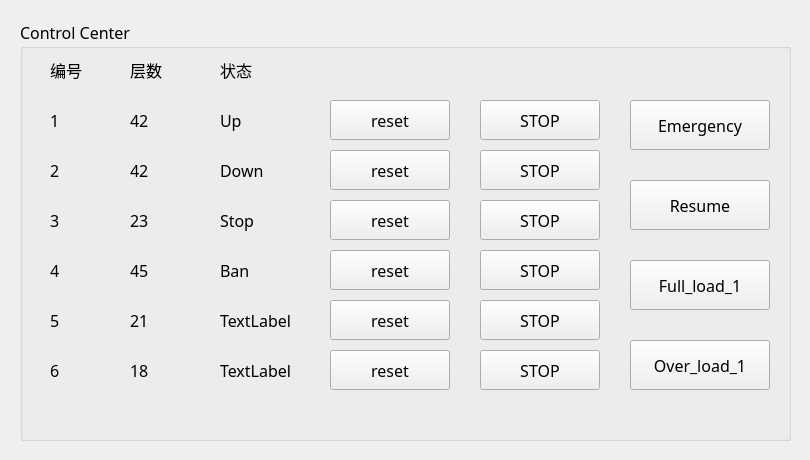
<?xml version="1.0" encoding="UTF-8"?>
<ui version="4.0">
 <class>controller</class>
 <widget class="QWidget" name="controller">
  <property name="geometry">
   <rect>
    <x>0</x>
    <y>0</y>
    <width>810</width>
    <height>460</height>
   </rect>
  </property>
  <property name="minimumSize">
   <size>
    <width>450</width>
    <height>400</height>
   </size>
  </property>
  <property name="font">
   <font>
    <family>思源黑体</family>
    <pointsize>12</pointsize>
   </font>
  </property>
  <property name="windowTitle">
   <string>Building</string>
  </property>
  <widget class="QGroupBox" name="groupBox_btns">
   <property name="geometry">
    <rect>
     <x>20</x>
     <y>20</y>
     <width>771</width>
     <height>421</height>
    </rect>
   </property>
   <property name="title">
    <string>Control Center</string>
   </property>
   <widget class="QPushButton" name="ele_stop_2">
    <property name="geometry">
     <rect>
      <x>460</x>
      <y>130</y>
      <width>120</width>
      <height>40</height>
     </rect>
    </property>
    <property name="text">
     <string>STOP</string>
    </property>
   </widget>
   <widget class="QPushButton" name="ele_stop_4">
    <property name="geometry">
     <rect>
      <x>460</x>
      <y>230</y>
      <width>120</width>
      <height>40</height>
     </rect>
    </property>
    <property name="text">
     <string>STOP</string>
    </property>
   </widget>
   <widget class="QPushButton" name="ele_stop_5">
    <property name="geometry">
     <rect>
      <x>460</x>
      <y>280</y>
      <width>120</width>
      <height>40</height>
     </rect>
    </property>
    <property name="text">
     <string>STOP</string>
    </property>
   </widget>
   <widget class="QPushButton" name="ele_stop_1">
    <property name="geometry">
     <rect>
      <x>460</x>
      <y>80</y>
      <width>120</width>
      <height>40</height>
     </rect>
    </property>
    <property name="text">
     <string>STOP</string>
    </property>
   </widget>
   <widget class="QPushButton" name="ele_stop_3">
    <property name="geometry">
     <rect>
      <x>460</x>
      <y>180</y>
      <width>120</width>
      <height>40</height>
     </rect>
    </property>
    <property name="text">
     <string>STOP</string>
    </property>
   </widget>
   <widget class="QLabel" name="label">
    <property name="geometry">
     <rect>
      <x>30</x>
      <y>30</y>
      <width>120</width>
      <height>40</height>
     </rect>
    </property>
    <property name="text">
     <string>编号</string>
    </property>
   </widget>
   <widget class="QLabel" name="label_2">
    <property name="geometry">
     <rect>
      <x>30</x>
      <y>80</y>
      <width>120</width>
      <height>40</height>
     </rect>
    </property>
    <property name="text">
     <string>1</string>
    </property>
   </widget>
   <widget class="QLabel" name="label_3">
    <property name="geometry">
     <rect>
      <x>30</x>
      <y>130</y>
      <width>120</width>
      <height>40</height>
     </rect>
    </property>
    <property name="text">
     <string>2</string>
    </property>
   </widget>
   <widget class="QLabel" name="label_4">
    <property name="geometry">
     <rect>
      <x>30</x>
      <y>180</y>
      <width>120</width>
      <height>40</height>
     </rect>
    </property>
    <property name="text">
     <string>3</string>
    </property>
   </widget>
   <widget class="QLabel" name="label_5">
    <property name="geometry">
     <rect>
      <x>30</x>
      <y>230</y>
      <width>120</width>
      <height>40</height>
     </rect>
    </property>
    <property name="text">
     <string>4</string>
    </property>
   </widget>
   <widget class="QLabel" name="label_6">
    <property name="geometry">
     <rect>
      <x>30</x>
      <y>280</y>
      <width>120</width>
      <height>40</height>
     </rect>
    </property>
    <property name="text">
     <string>5</string>
    </property>
   </widget>
   <widget class="QLabel" name="label_9">
    <property name="geometry">
     <rect>
      <x>30</x>
      <y>330</y>
      <width>120</width>
      <height>40</height>
     </rect>
    </property>
    <property name="text">
     <string>6</string>
    </property>
   </widget>
   <widget class="QLabel" name="label_15">
    <property name="geometry">
     <rect>
      <x>110</x>
      <y>330</y>
      <width>120</width>
      <height>40</height>
     </rect>
    </property>
    <property name="text">
     <string>18</string>
    </property>
   </widget>
   <widget class="QLabel" name="label_16">
    <property name="geometry">
     <rect>
      <x>110</x>
      <y>30</y>
      <width>120</width>
      <height>40</height>
     </rect>
    </property>
    <property name="text">
     <string>层数</string>
    </property>
   </widget>
   <widget class="QLabel" name="label_17">
    <property name="geometry">
     <rect>
      <x>110</x>
      <y>230</y>
      <width>120</width>
      <height>40</height>
     </rect>
    </property>
    <property name="text">
     <string>45</string>
    </property>
   </widget>
   <widget class="QLabel" name="label_18">
    <property name="geometry">
     <rect>
      <x>110</x>
      <y>180</y>
      <width>120</width>
      <height>40</height>
     </rect>
    </property>
    <property name="text">
     <string>23</string>
    </property>
   </widget>
   <widget class="QLabel" name="label_19">
    <property name="geometry">
     <rect>
      <x>110</x>
      <y>80</y>
      <width>120</width>
      <height>40</height>
     </rect>
    </property>
    <property name="text">
     <string>42</string>
    </property>
   </widget>
   <widget class="QLabel" name="label_20">
    <property name="geometry">
     <rect>
      <x>110</x>
      <y>130</y>
      <width>120</width>
      <height>40</height>
     </rect>
    </property>
    <property name="text">
     <string>42</string>
    </property>
   </widget>
   <widget class="QLabel" name="label_21">
    <property name="geometry">
     <rect>
      <x>110</x>
      <y>280</y>
      <width>120</width>
      <height>40</height>
     </rect>
    </property>
    <property name="text">
     <string>21</string>
    </property>
   </widget>
   <widget class="QLabel" name="label_22">
    <property name="geometry">
     <rect>
      <x>200</x>
      <y>330</y>
      <width>120</width>
      <height>40</height>
     </rect>
    </property>
    <property name="text">
     <string>TextLabel</string>
    </property>
   </widget>
   <widget class="QLabel" name="label_23">
    <property name="geometry">
     <rect>
      <x>200</x>
      <y>30</y>
      <width>120</width>
      <height>40</height>
     </rect>
    </property>
    <property name="text">
     <string>状态</string>
    </property>
   </widget>
   <widget class="QLabel" name="label_24">
    <property name="geometry">
     <rect>
      <x>200</x>
      <y>230</y>
      <width>120</width>
      <height>40</height>
     </rect>
    </property>
    <property name="text">
     <string>Ban</string>
    </property>
   </widget>
   <widget class="QLabel" name="label_25">
    <property name="geometry">
     <rect>
      <x>200</x>
      <y>180</y>
      <width>120</width>
      <height>40</height>
     </rect>
    </property>
    <property name="text">
     <string>Stop</string>
    </property>
   </widget>
   <widget class="QLabel" name="label_26">
    <property name="geometry">
     <rect>
      <x>200</x>
      <y>80</y>
      <width>120</width>
      <height>40</height>
     </rect>
    </property>
    <property name="text">
     <string>Up</string>
    </property>
   </widget>
   <widget class="QLabel" name="label_27">
    <property name="geometry">
     <rect>
      <x>200</x>
      <y>130</y>
      <width>120</width>
      <height>40</height>
     </rect>
    </property>
    <property name="text">
     <string>Down</string>
    </property>
   </widget>
   <widget class="QLabel" name="label_28">
    <property name="geometry">
     <rect>
      <x>200</x>
      <y>280</y>
      <width>120</width>
      <height>40</height>
     </rect>
    </property>
    <property name="text">
     <string>TextLabel</string>
    </property>
   </widget>
   <widget class="QPushButton" name="ele_stop_6">
    <property name="geometry">
     <rect>
      <x>460</x>
      <y>330</y>
      <width>120</width>
      <height>40</height>
     </rect>
    </property>
    <property name="text">
     <string>STOP</string>
    </property>
   </widget>
   <widget class="QPushButton" name="ele_reset_1">
    <property name="geometry">
     <rect>
      <x>310</x>
      <y>80</y>
      <width>120</width>
      <height>40</height>
     </rect>
    </property>
    <property name="text">
     <string>reset</string>
    </property>
   </widget>
   <widget class="QPushButton" name="ele_reset_2">
    <property name="geometry">
     <rect>
      <x>310</x>
      <y>130</y>
      <width>120</width>
      <height>40</height>
     </rect>
    </property>
    <property name="text">
     <string>reset</string>
    </property>
   </widget>
   <widget class="QPushButton" name="ele_reset_3">
    <property name="geometry">
     <rect>
      <x>310</x>
      <y>180</y>
      <width>120</width>
      <height>40</height>
     </rect>
    </property>
    <property name="text">
     <string>reset</string>
    </property>
   </widget>
   <widget class="QPushButton" name="ele_reset_4">
    <property name="geometry">
     <rect>
      <x>310</x>
      <y>230</y>
      <width>120</width>
      <height>40</height>
     </rect>
    </property>
    <property name="text">
     <string>reset</string>
    </property>
   </widget>
   <widget class="QPushButton" name="ele_reset_5">
    <property name="geometry">
     <rect>
      <x>310</x>
      <y>280</y>
      <width>120</width>
      <height>40</height>
     </rect>
    </property>
    <property name="text">
     <string>reset</string>
    </property>
   </widget>
   <widget class="QPushButton" name="ele_reset_6">
    <property name="geometry">
     <rect>
      <x>310</x>
      <y>330</y>
      <width>120</width>
      <height>40</height>
     </rect>
    </property>
    <property name="text">
     <string>reset</string>
    </property>
   </widget>
  </widget>
  <widget class="QPushButton" name="pushButton_7">
   <property name="geometry">
    <rect>
     <x>630</x>
     <y>100</y>
     <width>140</width>
     <height>50</height>
    </rect>
   </property>
   <property name="text">
    <string>Emergency</string>
   </property>
  </widget>
  <widget class="QPushButton" name="pushButton_8">
   <property name="geometry">
    <rect>
     <x>630</x>
     <y>180</y>
     <width>140</width>
     <height>50</height>
    </rect>
   </property>
   <property name="text">
    <string>Resume</string>
   </property>
  </widget>
  <widget class="QPushButton" name="pushButton">
   <property name="geometry">
    <rect>
     <x>630</x>
     <y>260</y>
     <width>140</width>
     <height>50</height>
    </rect>
   </property>
   <property name="text">
    <string>Full_load_1</string>
   </property>
  </widget>
  <widget class="QPushButton" name="pushButton_2">
   <property name="geometry">
    <rect>
     <x>630</x>
     <y>340</y>
     <width>140</width>
     <height>50</height>
    </rect>
   </property>
   <property name="text">
    <string>Over_load_1</string>
   </property>
  </widget>
 </widget>
 <resources/>
 <connections/>
</ui>
